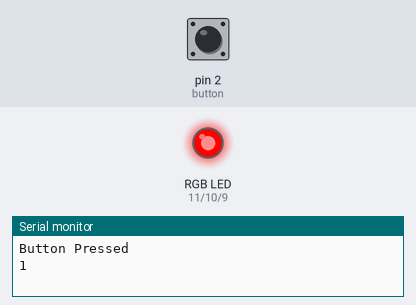
Bench run of a sketch on a simulated Arduino Uno, built with avr-gcc and run on an emulated ATmega328P. Parts: an RGB LED mixed from three pins (HIGH = lit), the last lines printed to the serial monitor. The inputs (shaded band) are chosen by the test bench; at power-on: pin 2 (button) HIGH.

Above: at 1.2 s.
1.3 s: pin 2 (button) pulled LOW for 0.15 s
At 2.6 s:
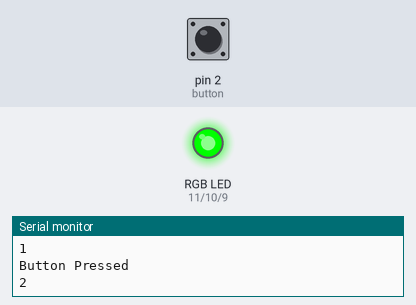
2.9 s: pin 2 (button) pulled LOW for 1 s
At 4.2 s:
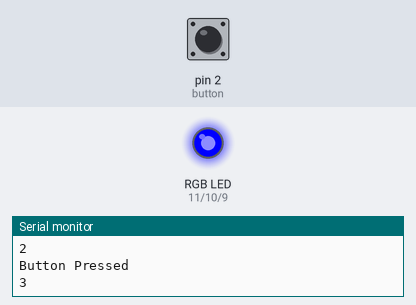
5.4 s: pin 2 (button) pulled LOW for 0.15 s
At 6.0 s:
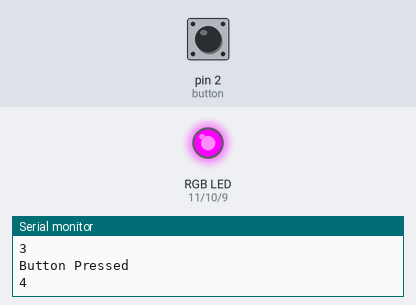
7.0 s: pin 2 (button) pulled LOW for 3.2 s
At 11.4 s:
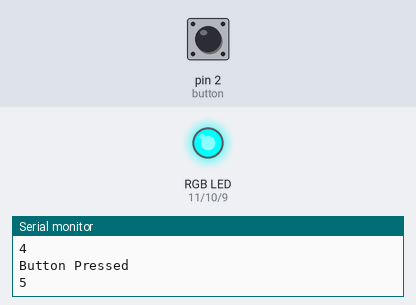
11.7 s: pin 2 (button) pulled LOW for 0.15 s
At 13.0 s:
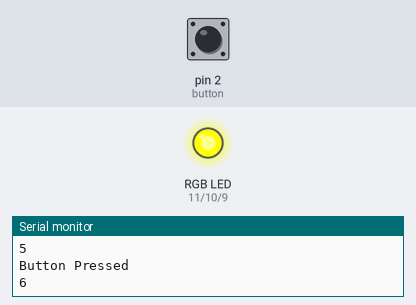
13.3 s: pin 2 (button) pulled LOW for 1 s
At 15.7 s:
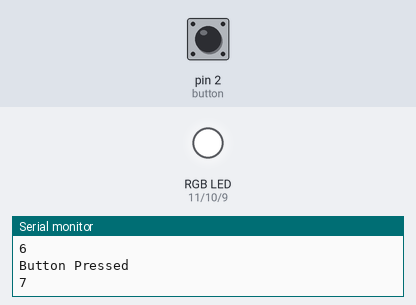
Timing chart, 0 to 16.8 s (numbered marks = the images above; inputs shaded):
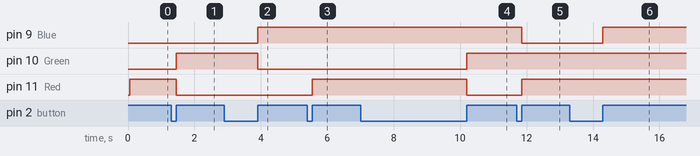

The sketch:

6_LED_RGB.ino
```cpp
const int Blue        = 9;
const int Green      = 10;
const int Red        = 11;
const int button     = 2;

int buttonReleased=   -1;
int ledMode =          0;
long oldDelay =        0;
bool ledOn =          false;

void setup()
{
  pinMode(Blue, OUTPUT);
  pinMode(Green, OUTPUT);
  pinMode(Red, OUTPUT);
  pinMode(button, INPUT_PULLUP);

  Serial.begin(9600);

}


void setMode(int Mode)
{

  // Red
  if(Mode == 1)
  {
    digitalWrite(Red,HIGH);
    digitalWrite(Green,LOW);
    digitalWrite(Blue,LOW);
  }

  // Green
  if(Mode == 2)
  {
    digitalWrite(Red,LOW);
    digitalWrite(Green,HIGH);
    digitalWrite(Blue,LOW);

  }

  //Blue
  if(Mode == 3)
  {
    digitalWrite(Red,LOW);
    digitalWrite(Green,LOW);
    digitalWrite(Blue,HIGH);
  }

  // Purple
  else if(Mode == 4)
  {
    digitalWrite(Red,HIGH);
    digitalWrite(Green,LOW);
    digitalWrite(Blue,HIGH);
  }

  // Cyan
  else if(Mode == 5)
  {
    digitalWrite(Red,LOW);
    digitalWrite(Green,HIGH);
    digitalWrite(Blue,HIGH);
  }
  // Orange
  else if(Mode == 6)
  {
    digitalWrite(Red,HIGH);
    digitalWrite(Green,HIGH);
    digitalWrite(Blue,LOW);
  }
  // White
  else if(Mode == 7)
  {
    digitalWrite(Red,HIGH);
    digitalWrite(Green,HIGH);
    digitalWrite(Blue,HIGH);
  }

   // OFF
  if(Mode == 0)
  {
    digitalWrite(Red,LOW);
    digitalWrite(Green,LOW);
    digitalWrite(Blue,LOW);
  }
}

void loop()
{
    int buttonPressed = digitalRead(button);
    long delayInMillis = millis();

    if(buttonPressed != buttonReleased && delayInMillis - oldDelay > 50) // true. overflow
    {
      oldDelay = delayInMillis;
      buttonReleased = buttonPressed; // 0

      if(buttonPressed == HIGH)
      {
        Serial.println("Button Pressed");
        ledMode++;
        Serial.println(ledMode);
      }
      buttonReleased = buttonPressed;

      if(ledMode == 8)
      {
        ledMode = 0;
      }
      setMode(ledMode);
    }


}
```

Measured:
- after the input at 1.3 s, pin 10 (Green): LOW → HIGH after 0.15 s; pin 11 (Red): HIGH → LOW after 0.15 s
- after the input at 2.9 s, pin 9 (Blue): LOW → HIGH after 1.0 s; pin 10 (Green): HIGH → LOW after 1.0 s
- after the input at 5.4 s, pin 11 (Red): LOW → HIGH after 0.15 s
- after the input at 7.0 s, pin 10 (Green): LOW → HIGH after 3.2 s; pin 11 (Red): HIGH → LOW after 3.2 s
- after the input at 11.7 s, pin 9 (Blue): HIGH → LOW after 0.15 s; pin 11 (Red): LOW → HIGH after 0.15 s
- after the input at 13.3 s, pin 9 (Blue): LOW → HIGH after 1.0 s
